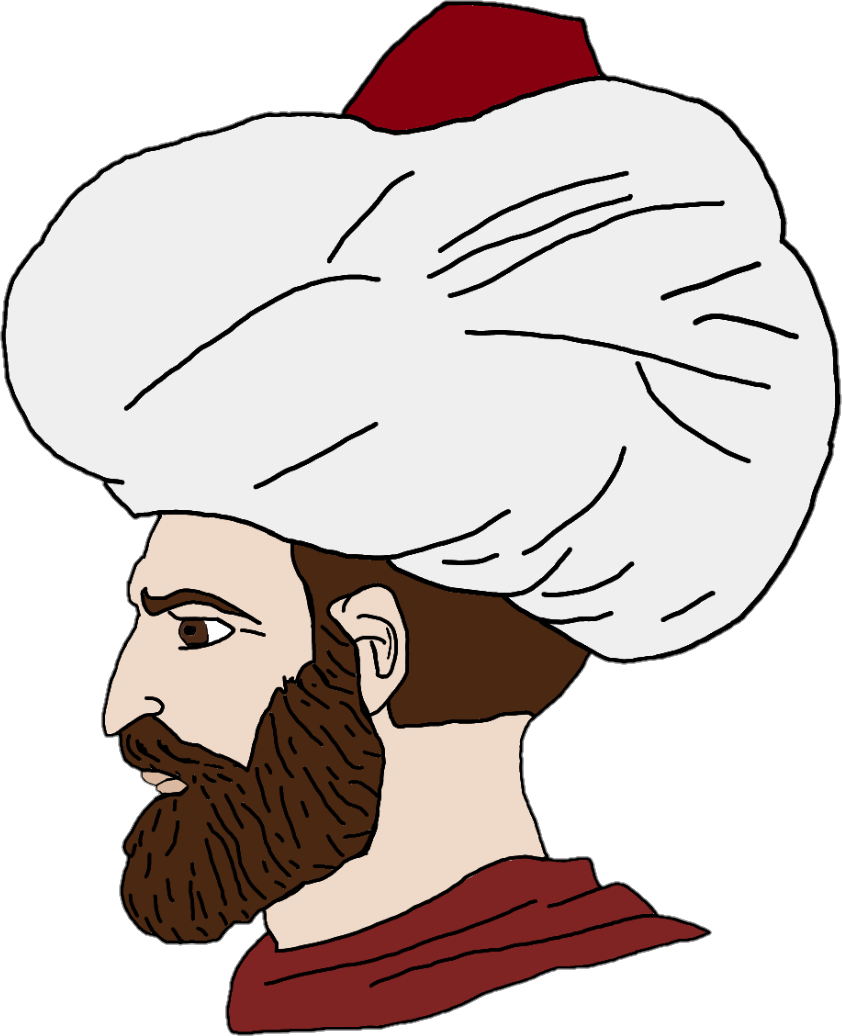
#> input picture episodes/kanuni-gizlenen-olum/chars/vezir_sakin.png, 842 x 1036 px, found by its file name
$ python uret.py
#> lines starting #> are read from the running program, lines starting #| are printed output that depends on the picture; after the words box and inside, x2 and y2 are one past the last pixel; in counts of white or black regions, pixels touching at a corner belong together
"""sokullu-son-dua-1579: karakterler.

    python episodes/sokullu-son-dua-1579/chars/uret.py

Kaynaklar (chars/kaynak/):
  vezir_sakin.png     kanuni-gizlenen-olum bölümündeki sadrazam (wojakland "Sultan Chad"), 842x1036, sola bakar.
                      O bölümde de Sokullu'ya karşılık geliyordu: aynı sadrazam, 13 yıl sonra.
  hezarfen_emin.png   hezarfen-galata-ucusu'ndaki sarıklı adam (wojakland "Panjabi Muslim Chad"), profilden sağa bakar.
  hezarfen_sok.png    aynı adamın ters köşe yüzü (kalkık kaş, iri göz, açık ağız, alında mavi ter, damlalar), sağa bakar.
  (Tur 1'deki yeniçeri, görsel hakemin MUST'u üzerine çıkarıldı: ince kontur, eller yüzü kapatıyordu.)

Yapılan:
  - pasa: sadrazamın kahverengi sakal/saç rengi (75,40,18) bağlı bölgelerde kırçıla çevrildi (1579'da ~74 yaşında).
  - adam_sakin / adam_sok: kaynakların kendisi (paşayla aynı kalın kontur ailesi; varyant hezarfen bölümünde üretildi).
"""
from pathlib import Path

import numpy as np
from PIL import Image

D = Path(__file__).resolve().parent
K = D / "kaynak"


def pasa():
    im = np.array(Image.open(K / "vezir_sakin.png").convert("RGBA")).astype(int)
    rgb = im[..., :3]
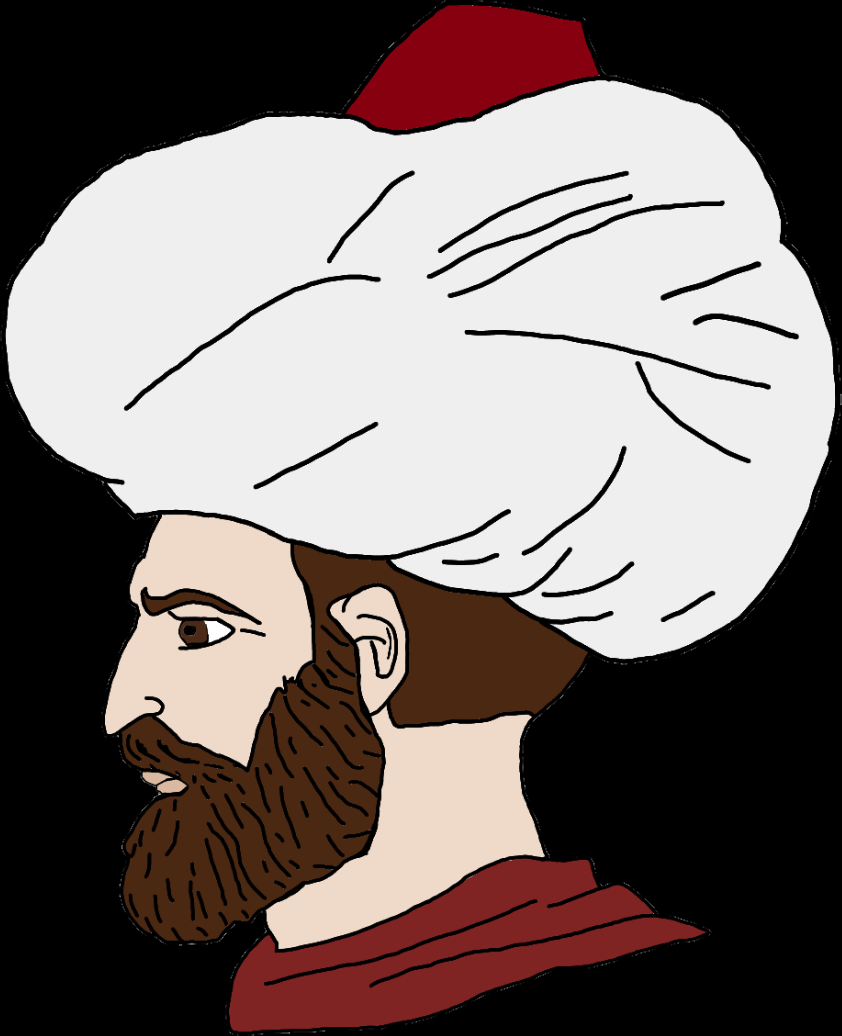
#> rgb: shape (1036, 842, 3) int64; mean R, G, B 123.1, 111.8, 109.4
    hedef = np.array([75, 40, 18])
    m = (np.abs(rgb - hedef).sum(axis=2) < 40) & (im[..., 3] > 0)
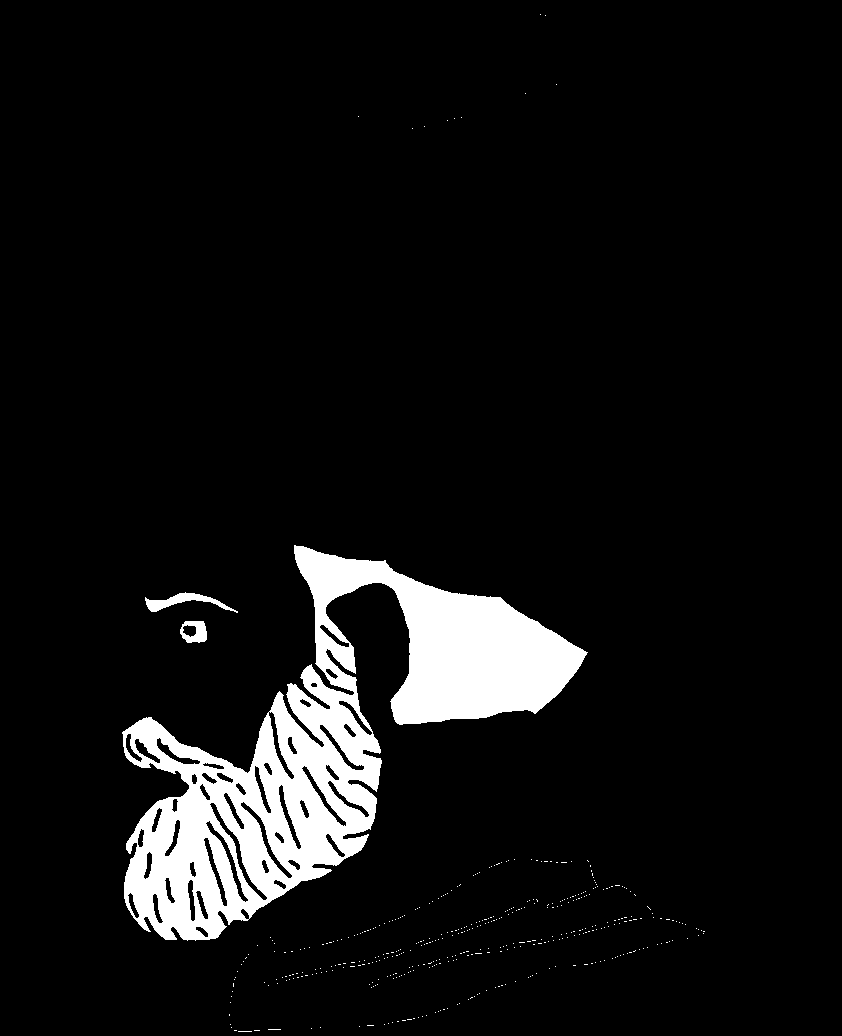
#> m: shape (1036, 842) bool; 7.1% white; 436 white regions (433 under 20 px), largest, box (x1, y1, x2, y2) and area: (122, 545, 588, 941) 60435, (145, 592, 238, 613) 653, (180, 621, 207, 643) 392
    im[m, 0], im[m, 1], im[m, 2] = 168, 166, 160
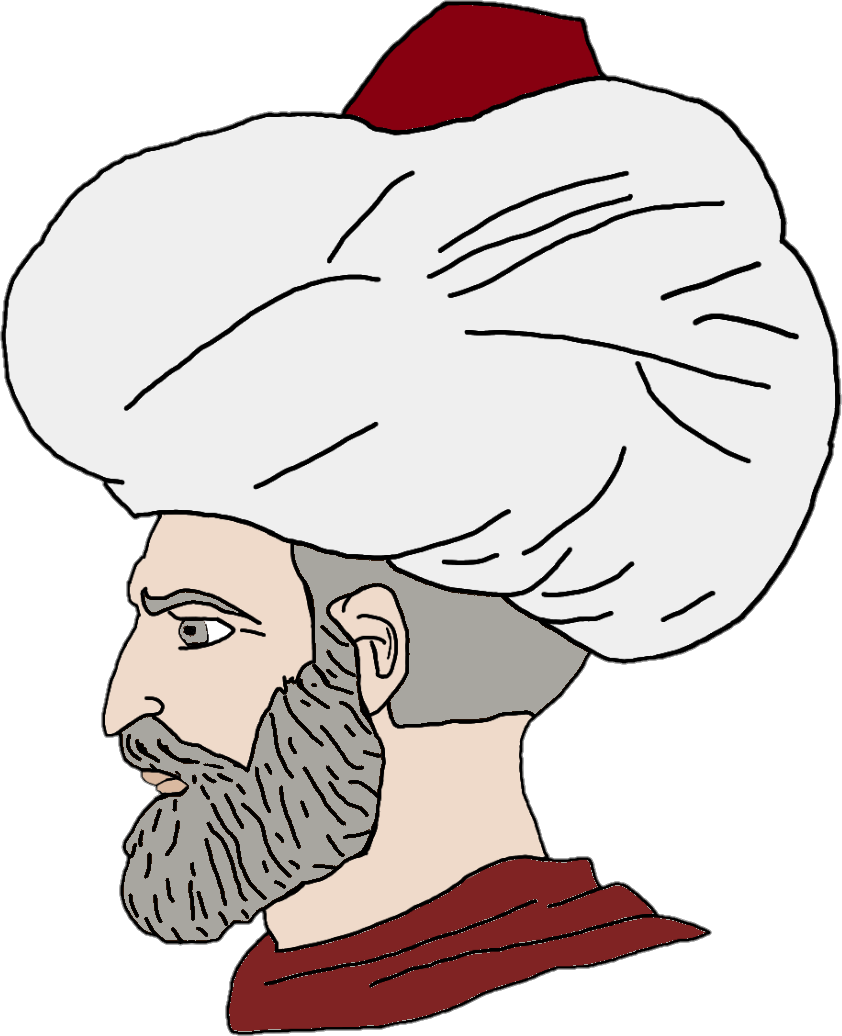
#> im: shape (1036, 842, 4) int64; mean R, G, B, A 129.8, 120.8, 119.5, 166.3; transparent parts drawn white
    Image.fromarray(im.astype(np.uint8)).save(D / "pasa_sakin.png")


def adam():
    for kaynak, ad in (("hezarfen_emin", "adam_sakin"), ("hezarfen_sok", "adam_sok")):
#> (the run stopped early here; a loop or call above may not have finished)

$ run again, with episodes/kanuni-gizlenen-olum/chars/yeniceri_mutlu.png copied over episodes/kanuni-gizlenen-olum/chars/vezir_sakin.png
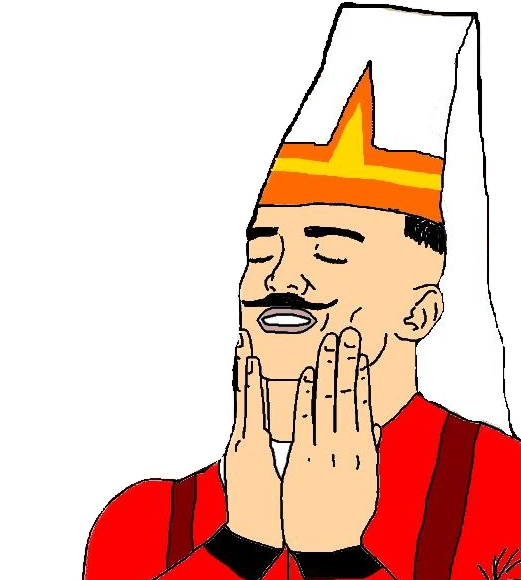
#> input picture episodes/kanuni-gizlenen-olum/chars/yeniceri_mutlu.png, 521 x 580 px, found by its file name
#> in pasa, `m = (np.abs(rgb - hedef).sum(axis=2) < 40) & (im[..., 3] > 0)`:
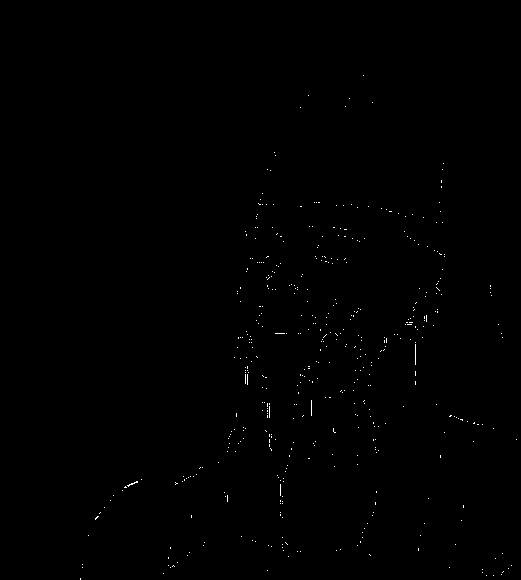
#> m: shape (580, 521) bool; 0.25% white in thin lines or dots, all inside (x1, y1, x2, y2) = (80, 75, 517, 580)
#> in pasa, `im[m, 0], im[m, 1], im[m, 2] = 168, 166, 160`:
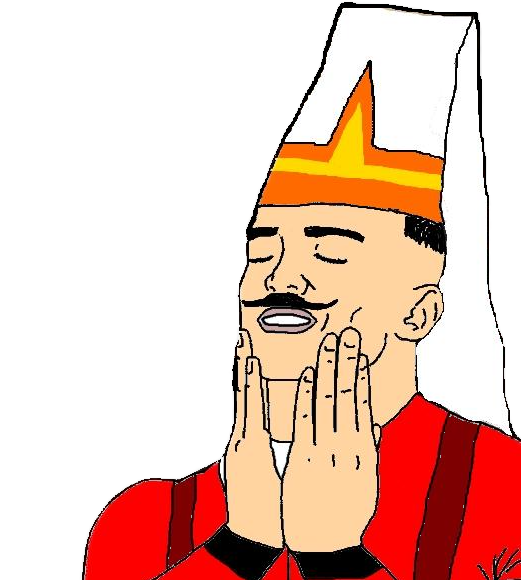
#> im: shape (580, 521, 4) int64; mean R, G, B, A 108.1, 71.1, 58, 128; transparent parts drawn white
